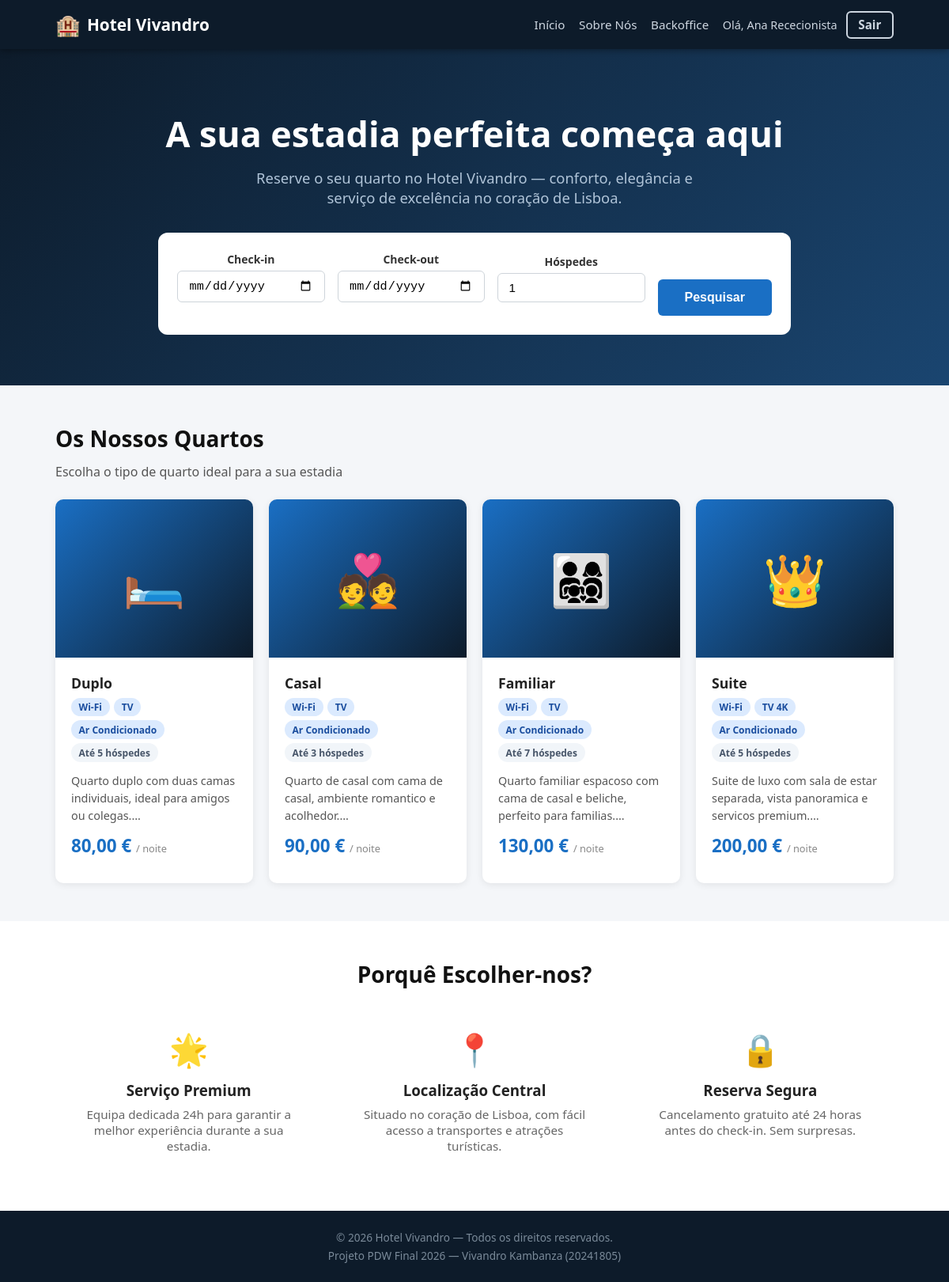
The app's page /backend/index.php (signed in) with its own data.
### tables this page shows
CREATE TABLE users (
    id          INT AUTO_INCREMENT PRIMARY KEY,
    name        VARCHAR(100)  NOT NULL,
    email       VARCHAR(150)  NOT NULL UNIQUE,
    password_hash VARCHAR(255) NOT NULL,
    role        ENUM('client','receptionist','manager') NOT NULL DEFAULT 'client',
    document_type ENUM('cc','passport','other') DEFAULT NULL,
    document_number VARCHAR(50) DEFAULT NULL,
    nif         VARCHAR(9)    DEFAULT NULL,
    phone       VARCHAR(20)   DEFAULT NULL,
    status      ENUM('active','inactive') NOT NULL DEFAULT 'active',
    created_at  DATETIME      NOT NULL DEFAULT CURRENT_TIMESTAMP
);

CREATE TABLE room_types (
    id                      INT AUTO_INCREMENT PRIMARY KEY,
    name                    VARCHAR(50)     NOT NULL,
    base_capacity           INT             NOT NULL,
    max_capacity            INT             NOT NULL,
    base_daily_rate         DECIMAL(10,2)   NOT NULL,
    breakfast_cost_per_guest DECIMAL(10,2)  NOT NULL DEFAULT 10.00,
    extra_guest_surcharge   DECIMAL(10,2)   NOT NULL DEFAULT 20.00,
    description             TEXT,
    amenities               VARCHAR(255)    DEFAULT NULL,
    status                  ENUM('active','inactive') NOT NULL DEFAULT 'active'
);

### backend/includes/auth.php (called while the page is built, shortened)
<?php
require_once __DIR__ . '/functions.php';
function isLoggedIn(): bool {
    return isset($_SESSION['user_id']);
}
function currentUser(): ?array {
    static $user = null;
    if ($user === null) {
        $pdo = getDB();
        $stmt = $pdo->prepare('SELECT * FROM users WHERE id = ? AND status = "active"');
        $stmt->execute([$_SESSION['user_id']]);
        $user = $stmt->fetch() ?: null;
    }
    return $user;
}

### backend/includes/functions.php (called while the page is built, shortened)
<?php
function e(mixed $val): string {
    return htmlspecialchars((string)$val, ENT_QUOTES, 'UTF-8');
}
function formatMoney(float $amount): string {
    return number_format($amount, 2, ',', '.') . ' €';
}
function get(string $key, mixed $default = ''): mixed {
    return $_GET[$key] ?? $default;
}

### backend/index.php (the view, shortened to what this page needs)
<?php
require_once __DIR__ . '/includes/functions.php';
require_once __DIR__ . '/includes/auth.php';
$pdo = getDB();
$checkIn  = get('check_in');
$checkOut = get('check_out');
$guests   = max(1, (int)get('guests', 1));
$sql = 'SELECT * FROM room_types WHERE status = "active" ORDER BY base_daily_rate ASC';
$roomTypes = $pdo->query($sql)->fetchAll();
$rtIcons = ['Duplo' => '🛏️', 'Casal' => '💑', 'Familiar' => '👨‍👩‍👧‍👦', 'Suite' => '👑'];
include __DIR__ . '/includes/header.php';
?>
<section class="hero">
    <div class="container">
        <h1>A sua estadia perfeita começa aqui</h1>
        <p>Reserve o seu quarto no Hotel Vivandro — conforto, elegância e serviço de excelência no coração de Lisboa.</p>
        <form method="get" action="index.php" class="hero-search">
            <div class="form-group">
                <label class="form-label">Check-in</label>
                <input type="date" name="check_in" class="form-control"
                    value="<?= e($checkIn) ?>"
                    min="<?= date('Y-m-d') ?>">
            </div>
            <div class="form-group">
                <label class="form-label">Check-out</label>
                <input type="date" name="check_out" class="form-control"
                    value="<?= e($checkOut) ?>"
                    min="<?= date('Y-m-d', strtotime('+1 day')) ?>">
            </div>
            <div class="form-group">
                <label class="form-label">Hóspedes</label>
                <input type="number" name="guests" class="form-control" value="<?= e($guests) ?>" min="1" max="7">
            </div>
            <div>
                <button type="submit" class="btn btn-primary btn-lg">Pesquisar</button>
            </div>
        </form>
    </div>
</section>
<section class="section">
    <div class="container">
        <?php if ($checkIn && $checkOut): ?>
            <h2 class="section-title">
                Resultados para <?= e(formatDate($checkIn)) ?> → <?= e(formatDate($checkOut)) ?> (<?= e($guests) ?> hóspede<?= $guests > 1 ? 's' : '' ?>)
            </h2>
            <?php if (empty($roomTypes)): ?>
                <div class="alert alert-warning">Não existem quartos disponíveis para os critérios escolhidos. Tente outras datas ou menos hóspedes.</div>
            <?php endif; ?>
        <?php else: ?>
            <h2 class="section-title">Os Nossos Quartos</h2>
            <p class="section-subtitle">Escolha o tipo de quarto ideal para a sua estadia</p>
        <?php endif; ?>
        <div class="grid-4">
        <?php foreach ($roomTypes as $rt): ?>
            <?php
            $icon   = $rtIcons[$rt['name']] ?? '🏠';
            $amenitiesList = explode(',', $rt['amenities'] ?? '');
            ?>
            <div class="card">
                <div class="card-img"><?= $icon ?></div>
                <div class="card-body">
                    <div class="card-title"><?= e($rt['name']) ?></div>
                    <div class="card-badges">
                        <?php foreach (array_slice($amenitiesList, 0, 3) as $am): ?>
                            <span class="badge badge-blue"><?= e(trim($am)) ?></span>
                        <?php endforeach; ?>
                        <span class="badge badge-gray">Até <?= e($rt['max_capacity']) ?> hóspedes</span>
                    </div>
                    <p class="card-text"><?= e(mb_substr($rt['description'], 0, 90)) ?>…</p>
                    <div class="card-price">
                        <?= formatMoney($rt['base_daily_rate']) ?> <small>/ noite</small>
                    </div>
                </div>
            </div>
        <?php endforeach; ?>
        </div>
    </div>
</section>
<section class="section" style="background:#fff; padding: 3rem 0;">
    <div class="container">
        <h2 class="section-title text-center">Porquê Escolher-nos?</h2>
        <div class="grid-3" style="margin-top:1.5rem">
            <div class="text-center" style="padding:1.5rem">
                <div style="font-size:2.5rem;margin-bottom:.75rem">🌟</div>
                <h3 style="margin-bottom:.5rem">Serviço Premium</h3>
                <p style="color:#666;font-size:.95rem">Equipa dedicada 24h para garantir a melhor experiência durante a sua estadia.</p>
            </div>
            <div class="text-center" style="padding:1.5rem">
                <div style="font-size:2.5rem;margin-bottom:.75rem">📍</div>
                <h3 style="margin-bottom:.5rem">Localização Central</h3>
                <p style="color:#666;font-size:.95rem">Situado no coração de Lisboa, com fácil acesso a transportes e atrações turísticas.</p>
            </div>
            <div class="text-center" style="padding:1.5rem">
                <div style="font-size:2.5rem;margin-bottom:.75rem">🔒</div>
                <h3 style="margin-bottom:.5rem">Reserva Segura</h3>
                <p style="color:#666;font-size:.95rem">Cancelamento gratuito até 24 horas antes do check-in. Sem surpresas.</p>
            </div>
        </div>
    </div>
</section>
<?php include __DIR__ . '/includes/footer.php'; ?>

### backend/includes/header.php (shortened to what this page needs)
<?php
require_once __DIR__ . '/functions.php';
require_once __DIR__ . '/auth.php';
$_currentUser = currentUser();
$_role = $_currentUser['role'] ?? null;
$_isAdmin = in_array($_role, ['manager', 'receptionist']);
?>
<!DOCTYPE html>
<html lang="pt">
<head>
    <link rel="stylesheet" href="<?= BASE_URL ?>/assets/css/style.css">
</head>
<body>
<header class="site-header">
    <div class="container header-inner">
        <a href="<?= BASE_URL ?>/index.php" class="logo">
            <span class="logo-icon">🏨</span>
            <span>Hotel Vivandro</span>
        </a>
        <nav class="main-nav">
            <a href="<?= BASE_URL ?>/index.php">Início</a>
            <a href="<?= BASE_URL ?>/about.php">Sobre Nós</a>
            <?php if ($_isAdmin): ?>
                <a href="<?= BASE_URL ?>/admin/index.php">Backoffice</a>
            <?php endif; ?>
            <?php if (isLoggedIn()): ?>
                <div class="nav-user">
                    <span>Olá, <?= e($_currentUser['name']) ?></span>
                    <a href="<?= BASE_URL ?>/logout.php" class="btn btn-sm btn-outline">Sair</a>
                </div>
            <?php else: ?>
                <a href="<?= BASE_URL ?>/login.php" class="btn btn-sm">Entrar</a>
                <a href="<?= BASE_URL ?>/register.php" class="btn btn-sm btn-outline">Registar</a>
            <?php endif; ?>
        </nav>
    </div>
</header>
<main>

### backend/includes/footer.php (shortened to what this page needs)
</main>
<footer class="site-footer">
    <div class="container footer-inner">
        <p>&copy; <?= date('Y') ?> Hotel Vivandro — Todos os direitos reservados.</p>
        <p>Projeto PDW Final 2026 — Vivandro Kambanza (20241805)</p>
    </div>
</footer>
</body>
</html>

### backend/assets/css/style.css (style rules this page uses)
*, *::before, *::after { box-sizing: border-box; margin: 0; padding: 0; }
html { font-size: 16px; scroll-behavior: smooth; }
body { font-family: 'Segoe UI', system-ui, sans-serif; background: #f4f6f9; color: #222; min-height: 100vh; display: flex; flex-direction: column; }
main { flex: 1; }
a { color: #1a6fc4; text-decoration: none; }
.container { max-width: 1100px; margin: 0 auto; padding: 0 1.25rem; }
.section { padding: 3rem 0; }
.section-title { font-size: 1.75rem; font-weight: 700; margin-bottom: 1.5rem; color: #111; }
.section-subtitle { color: #555; margin-top: -.75rem; margin-bottom: 1.5rem; }
.grid-3 { display: grid; grid-template-columns: repeat(3, 1fr); gap: 1.5rem; }
.grid-4 { display: grid; grid-template-columns: repeat(4, 1fr); gap: 1.25rem; }
.site-header { background: #0d1b2a; color: #fff; padding: .85rem 0; position: sticky; top: 0; z-index: 100; box-shadow: 0 2px 8px rgba(0,0,0,.35); }
.header-inner { display: flex; align-items: center; justify-content: space-between; gap: 1rem; }
.logo { display: flex; align-items: center; gap: .5rem; color: #fff; font-size: 1.3rem; font-weight: 700; }
.logo-icon { font-size: 1.6rem; }
.main-nav { display: flex; align-items: center; gap: 1.1rem; flex-wrap: wrap; }
.main-nav a { color: #cdd6e0; font-size: .95rem; transition: color .2s; }
.nav-user { display: flex; align-items: center; gap: .7rem; color: #cdd6e0; font-size: .9rem; }
.site-footer { background: #0d1b2a; color: #7a8a99; padding: 1.5rem 0; font-size: .85rem; }
.footer-inner { display: flex; flex-direction: column; gap: .25rem; text-align: center; }
.btn { display: inline-block; padding: .55rem 1.3rem; border-radius: 6px; font-size: .9rem; font-weight: 600; cursor: pointer; border: 2px solid transparent; transition: all .2s; text-align: center; }
.btn-primary { background: #1a6fc4; color: #fff; }
.btn-outline { background: transparent; border-color: #cdd6e0; color: #cdd6e0; }
.btn-sm { padding: .35rem .85rem; font-size: .82rem; }
.btn-lg { padding: .75rem 2rem; font-size: 1rem; }
.card { background: #fff; border-radius: 10px; box-shadow: 0 2px 10px rgba(0,0,0,.08); overflow: hidden; transition: transform .2s, box-shadow .2s; }
.card-img { width: 100%; height: 200px; object-fit: cover; background: linear-gradient(135deg, #1a6fc4, #0d1b2a); display: flex; align-items: center; justify-content: center; font-size: 4rem; }
.card-body { padding: 1.25rem; }
.card-title { font-size: 1.1rem; font-weight: 700; margin-bottom: .4rem; }
.card-text { color: #555; font-size: .9rem; margin-bottom: .75rem; line-height: 1.5; }
.card-price { font-size: 1.4rem; font-weight: 800; color: #1a6fc4; margin-bottom: .75rem; }
.card-price small { font-size: .8rem; font-weight: 400; color: #888; }
.card-badges { display: flex; flex-wrap: wrap; gap: .35rem; margin-bottom: .85rem; }
.badge { display: inline-block; padding: .2rem .6rem; border-radius: 20px; font-size: .75rem; font-weight: 600; }
.badge-blue { background: #dbeafe; color: #1a4d9e; }
.badge-gray { background: #f1f5f9; color: #475569; }
.form-group { margin-bottom: 1.1rem; }
.form-label { display: block; font-size: .875rem; font-weight: 600; margin-bottom: .3rem; color: #333; }
.form-control { width: 100%; padding: .55rem .85rem; border: 1px solid #ced4da; border-radius: 6px; font-size: .95rem; transition: border-color .2s, box-shadow .2s; background: #fff; }
.hero { background: linear-gradient(135deg, #0d1b2a 0%, #1a4570 100%); color: #fff; padding: 5rem 0 4rem; text-align: center; }
.hero h1 { font-size: 2.8rem; font-weight: 800; margin-bottom: 1rem; line-height: 1.2; }
.hero p { font-size: 1.15rem; color: #b0c4d8; max-width: 600px; margin: 0 auto 2rem; }
.hero-search { background: #fff; border-radius: 12px; padding: 1.5rem; max-width: 800px; margin: 0 auto; display: grid; grid-template-columns: 1fr 1fr 1fr auto; gap: 1rem; align-items: end; }
.hero-search .form-label { color: #333; }
.text-center { text-align: center; }

### records on screen
users: name "Ana Rececionista"
room_types: name "🛏️", name "Duplo", amenities "Wi-Fi", amenities "TV", amenities "Ar Condicionado", max_capacity "5", description "Quarto duplo com duas camas individuais, ideal para amigos ou colegas.", base_daily_rate "80,00 €"
room_types: name "💑", name "Casal", amenities "Wi-Fi", amenities "TV", amenities "Ar Condicionado", max_capacity "3", description "Quarto de casal com cama de casal, ambiente romantico e acolhedor.", base_daily_rate "90,00 €"
room_types: name "👨‍👩‍👧‍👦", name "Familiar", amenities "Wi-Fi", amenities "TV", amenities "Ar Condicionado", max_capacity "7", description "Quarto familiar espacoso com cama de casal e beliche, perfeito para familias.", base_daily_rate "130,00 €"
room_types: name "👑", name "Suite", amenities "Wi-Fi", amenities "TV 4K", amenities "Ar Condicionado", max_capacity "5", description "Suite de luxo com sala de estar separada, vista panoramica e servicos premium.", base_daily_rate "200,00 €"
